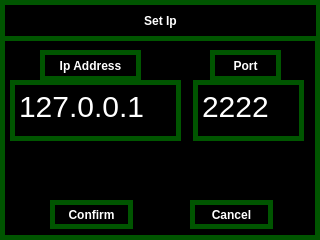
<?xml version="1.0" encoding="UTF-8"?>
<ui version="4.0">
 <class>SetIp</class>
 <widget class="QDialog" name="SetIp">
  <property name="geometry">
   <rect>
    <x>0</x>
    <y>0</y>
    <width>320</width>
    <height>240</height>
   </rect>
  </property>
  <property name="sizePolicy">
   <sizepolicy hsizetype="Fixed" vsizetype="Fixed">
    <horstretch>0</horstretch>
    <verstretch>0</verstretch>
   </sizepolicy>
  </property>
  <property name="minimumSize">
   <size>
    <width>320</width>
    <height>240</height>
   </size>
  </property>
  <property name="maximumSize">
   <size>
    <width>320</width>
    <height>240</height>
   </size>
  </property>
  <property name="windowTitle">
   <string>Set Ip</string>
  </property>
  <property name="styleSheet">
   <string notr="true">background-color: rgb(0, 0, 0);
border:5px solid rgb(0, 85, 0);
color: white;</string>
  </property>
  <widget class="QPlainTextEdit" name="IpSetter">
   <property name="geometry">
    <rect>
     <x>10</x>
     <y>80</y>
     <width>171</width>
     <height>61</height>
    </rect>
   </property>
   <property name="layoutDirection">
    <enum>Qt::LeftToRight</enum>
   </property>
   <property name="styleSheet">
    <string notr="true">font-size: 30px;
text-align: center;
</string>
   </property>
   <property name="verticalScrollBarPolicy">
    <enum>Qt::ScrollBarAlwaysOff</enum>
   </property>
   <property name="horizontalScrollBarPolicy">
    <enum>Qt::ScrollBarAlwaysOff</enum>
   </property>
   <property name="plainText">
    <string>127.0.0.1</string>
   </property>
   <property name="placeholderText">
    <string/>
   </property>
  </widget>
  <widget class="QLabel" name="ErrorLabel">
   <property name="enabled">
    <bool>true</bool>
   </property>
   <property name="geometry">
    <rect>
     <x>30</x>
     <y>150</y>
     <width>271</width>
     <height>41</height>
    </rect>
   </property>
   <property name="styleSheet">
    <string notr="true">background-color: transparent;
color:rgb(0, 0, 0);
border:0px;
font-size: 18px;</string>
   </property>
   <property name="text">
    <string>Invalid IP</string>
   </property>
   <property name="alignment">
    <set>Qt::AlignCenter</set>
   </property>
  </widget>
  <widget class="QLabel" name="label_2">
   <property name="geometry">
    <rect>
     <x>0</x>
     <y>0</y>
     <width>321</width>
     <height>41</height>
    </rect>
   </property>
   <property name="styleSheet">
    <string notr="true">font: bold;</string>
   </property>
   <property name="text">
    <string>Set Ip</string>
   </property>
   <property name="alignment">
    <set>Qt::AlignCenter</set>
   </property>
  </widget>
  <widget class="QPushButton" name="ConfirmButton">
   <property name="geometry">
    <rect>
     <x>50</x>
     <y>200</y>
     <width>83</width>
     <height>29</height>
    </rect>
   </property>
   <property name="styleSheet">
    <string notr="true">font: bold;</string>
   </property>
   <property name="text">
    <string>Confirm</string>
   </property>
  </widget>
  <widget class="QPushButton" name="CancelButton">
   <property name="geometry">
    <rect>
     <x>190</x>
     <y>200</y>
     <width>83</width>
     <height>29</height>
    </rect>
   </property>
   <property name="styleSheet">
    <string notr="true">font: bold;</string>
   </property>
   <property name="text">
    <string>Cancel</string>
   </property>
  </widget>
  <widget class="QPlainTextEdit" name="PortSetter">
   <property name="geometry">
    <rect>
     <x>193</x>
     <y>80</y>
     <width>111</width>
     <height>61</height>
    </rect>
   </property>
   <property name="styleSheet">
    <string notr="true">font-size: 30px;
text-align: center;
</string>
   </property>
   <property name="plainText">
    <string>2222</string>
   </property>
  </widget>
  <widget class="QLabel" name="label">
   <property name="geometry">
    <rect>
     <x>40</x>
     <y>50</y>
     <width>101</width>
     <height>31</height>
    </rect>
   </property>
   <property name="styleSheet">
    <string notr="true">font: bold;</string>
   </property>
   <property name="text">
    <string>Ip Address</string>
   </property>
   <property name="alignment">
    <set>Qt::AlignCenter</set>
   </property>
  </widget>
  <widget class="QLabel" name="label_3">
   <property name="geometry">
    <rect>
     <x>210</x>
     <y>50</y>
     <width>71</width>
     <height>31</height>
    </rect>
   </property>
   <property name="styleSheet">
    <string notr="true">font: bold;</string>
   </property>
   <property name="text">
    <string>Port</string>
   </property>
   <property name="alignment">
    <set>Qt::AlignCenter</set>
   </property>
  </widget>
 </widget>
 <resources/>
 <connections>
  <connection>
   <sender>CancelButton</sender>
   <signal>pressed()</signal>
   <receiver>SetIp</receiver>
   <slot>reject()</slot>
   <hints>
    <hint type="sourcelabel">
     <x>231</x>
     <y>214</y>
    </hint>
    <hint type="destinationlabel">
     <x>159</x>
     <y>119</y>
    </hint>
   </hints>
  </connection>
 </connections>
</ui>
